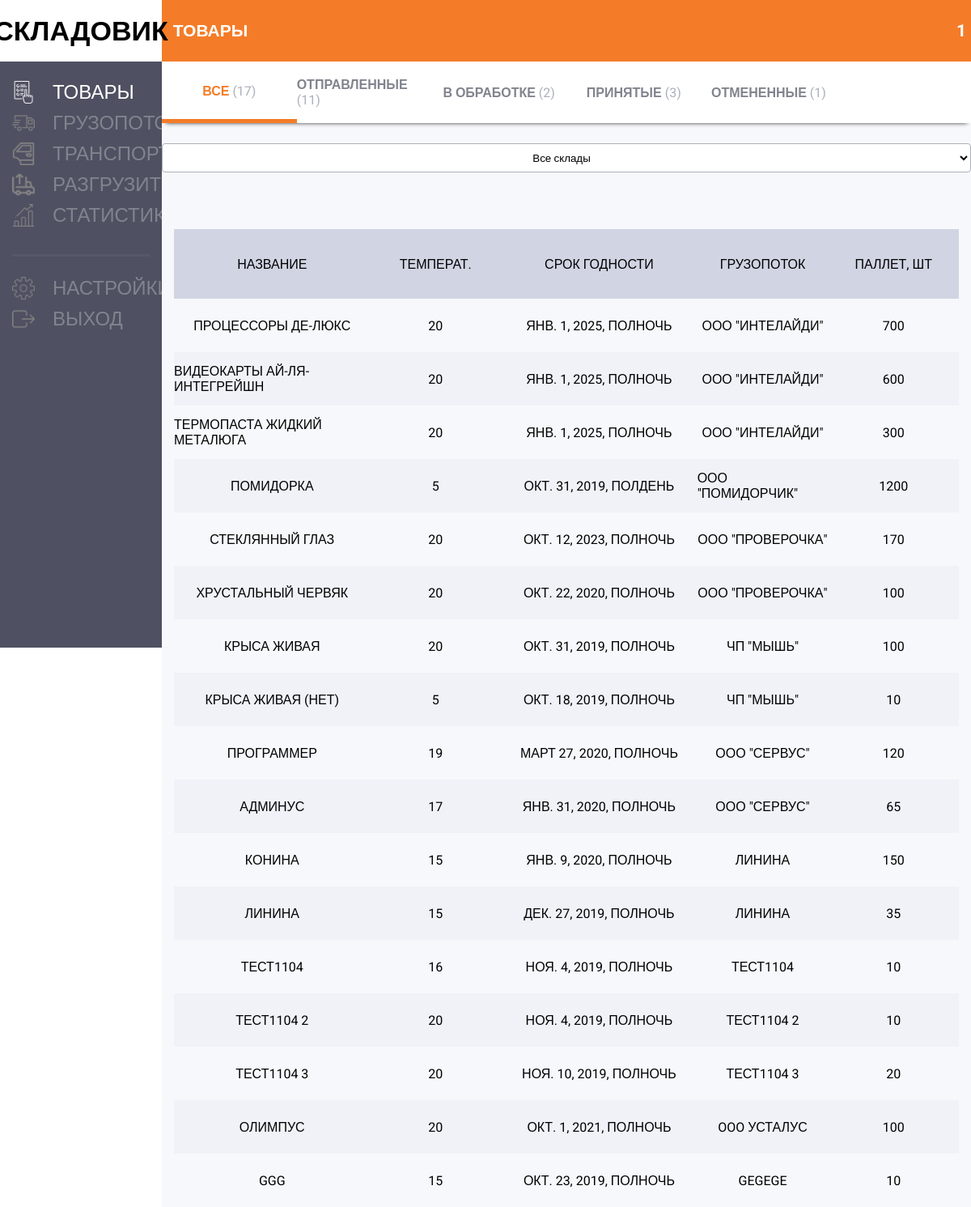
The page / on the database its author committed.
### products/models.py (models this page shows, shortened)
class Product(models.Model):
    name = models.CharField(verbose_name="Название", max_length=50, blank=True)
    optimumTemperature = models.IntegerField(verbose_name="Оптимальная температура товара", null=True, blank=True)
    shelfLife = models.DateTimeField(verbose_name="Срок годности до", null=True, blank=True)
    dateUpload = models.DateTimeField(null=True, blank=True, verbose_name="Дата загрузки")
    dateUnUpload = models.DateTimeField(null=True, blank=True, verbose_name="Дата разгрузки")
    sklad = models.ForeignKey(WarehouseSpace, on_delete=models.CASCADE, null=True, verbose_name="Склад")
    traffic = models.ForeignKey(Traffic, on_delete=models.CASCADE, null=True, verbose_name="Грузопоток")
    Unloader = models.ForeignKey(Unloader, on_delete=models.CASCADE, null=True, verbose_name="Грузопоток разгрузки")
    countPallet = models.IntegerField(verbose_name="Количество паллет", null=True, blank=True)
    height = models.IntegerField(default=1500, verbose_name="Высота паллета", null=True, blank=True)
    categories = (
        ("Сухие товары", "Сухие товары"),
        ("Скоропортящиеся товары", "Скоропортящиеся товары"),
        ("Хрупкие товары", "Хрупкие товары"),
    )
    categories2 = (
        ("Отправлен", "Отправлен"),
        ("В обработке", "В обработке"),
        ("Принят", "Принят"),
        ("Отменен", "Отменен"),
        ("Загрузка", "Загрузка"),
    )
    typeProduct = models.CharField(
        default="Сухие товары",
        max_length=30,
        verbose_name="Тип продукта",
        choices=categories
    )
    status = models.CharField(
        default="Отправлен",
        max_length=30,
        verbose_name="Статус",
        choices=categories2
    )
    class Meta:
        verbose_name = u"Продукт"
        verbose_name_plural = u"Продукт"

### traffic/models.py (models this page shows, shortened)
class Traffic(models.Model):
    name = models.CharField(verbose_name="Юр.лицо", max_length=50, blank=True)
    dateRegister = models.DateTimeField(default=datetime.now, verbose_name="Дата регистрации")
    dateArrival = models.DateTimeField(null=True, blank=True, verbose_name="Ожидаемое прибытие")
    dateUpload = models.DateTimeField(null=True, blank=True, verbose_name="Дата прибытия")
    timeProc = models.IntegerField(default=0, verbose_name="Минут на разгрузку", null=True, blank=True)
    sklad = models.ForeignKey(WarehouseSpace, on_delete=models.CASCADE, null=True, verbose_name="На склад")
    coutPalletAll = models.IntegerField(verbose_name="Кол-во паллет", null=True, blank=True)
    unloads = models.BooleanField(default=False, null=True, blank=True, verbose_name="Разгрузка")
    categories2 = (
        ("Отправлен", "Отправлен"),
        ("Прибыл", "Прибыл"),
        ("Принят", "Принят"),
        ("Отменен", "Отменен"),
    )
    status = models.CharField(
        default="Отправлен",
        max_length=30,
        verbose_name="Статус",
        choices=categories2
    )
    class Meta:
        verbose_name = u"Грузопоток"
        verbose_name_plural = u"Грузопоток"

### products/views.py (the view)
# urls.py: path('',  prd_views.show_index),
def show_index(request):
    type_user = "Грузчик"
    us_name = "1"
    if auth.get_user(request).username.__len__() > 0:
        us_name = auth.get_user(request).username
        us_name = us_name[:10]
        profile = Profile.objects.get(user=auth.get_user(request))
        type_user = profile.position
    prd = Product.objects.all()
    prd_sx = Product.objects.filter(status="Отправлен").count()
    prd_st = Product.objects.filter(status="В обработке").count()
    prd_ht = Product.objects.filter(status="Принят").count()
    prd_ot = Product.objects.filter(status="Отменен").count()
    sklad = WarehouseSpace.objects.all()
    data = {"index": 1, "us_name": us_name, "type_user": type_user, "prd": prd,
            "prd_sx": prd_sx, "prd_st": prd_st, "prd_ht": prd_ht, "prd_ot": prd_ot,
            "sk": sklad}
    return render(request, "index1.html", context=data)

### templates/index1.html (shortened to what this page needs)
{% extends "base.html" %}

### templates/base.html (shortened to what this page needs)
<!DOCTYPE html>
{% load staticfiles %}
<html>
<head>
    <link rel="stylesheet" href="{% static "bootstrap/bootstrap-grid.min.css" %}" />
    <link rel="stylesheet" href="{% static "css/header.css" %}" />
    <link rel="stylesheet" href="{% static "css/navbar.css" %}" />
    <link rel="stylesheet" href="{% static "css/main.css" %}" />
    <link rel="stylesheet" href="https://use.fontawesome.com/releases/v5.8.1/css/all.css">
</head>
<body>
    {% include "header/header.html" %}
    <div class="container-fluid margMain">
        <div class="row">
            {% include "leftNavBar.html" %}
            <div class="offset-4 offset-lg-2 col-8 col-lg-10 main">
                {% if index == 1 %}
                    {% include "body.html" %}
                {% elif index == 2 %}
                    {% include "sklad.html" %}
                {% elif index == 3 %}
                    {% include "stelash.html" %}
                {% elif index == 4 %}
                    {% include "traffic.html" %}
                {% elif index == 5 %}
                    {% include "trafficEdit.html" %}
                {% elif index == 6 %}
                    {% include "car.html" %}
                {% elif index == 7 %}
                    {% include "unloading.html" %}
                {% elif index == 8 %}
                    {% include "trafficEditU.html" %}
                {% elif index == 9 %}
                    {% include "stats.html" %}
                {% endif %}
            </div>
        </div>
    </div>
</body>
</html>

### templates/header/header.html
{% load staticfiles  %}
<header class="container-fluid">
    <div class="blackBgB row">
        <div class="logo col-4 col-lg-2 h-fix">
            <div class="vCenter center">
                Складовик
            </div>
        </div>
        <div class="col-4 col-lg-3">
            <div class="vCenter center item1Head">
                {% if index == 1 %}
                    Товары
                {% elif index == 2 %}
                    Склады
                {% elif index == 3 %}
                    Стеллажи
                {% elif index == 4 %}
                    Грузопотоки
                {% elif index == 5 %}
                    Грузопоток {{ tr.id }}
                {% elif index == 6 %}
                    Транспорт
                {% elif index == 7 %}
                    Разгрузка
                {% elif index == 8 %}
                    Разгрузка {{ tr.id }}
                {% elif index == 9 %}
                    Статистика
                {% endif %}
            </div>
        </div>
        <div class="col-4 col-lg-7">
            <div class="vCenter itemUsHead">{{ us_name }} </div>
        </div>
    </div>
</header>

### templates/leftNavBar.html (shortened to what this page needs)
{% load staticfiles  %}
<div class="col-4 col-lg-2 navLeft">
    <ul class="ulFirst">
        {% if index == 1 %}
            <li onclick="window.location.href='/'" class="activeLi" style="background: url('{% static "images/orders2.png" %}') left no-repeat;background-size: contain">Товары</li>
        {% else %}
            <li onclick="window.location.href='/'" style="background: url('{% static "images/orders.png" %}') left no-repeat;background-size: contain">Товары</li>
        {% endif %}
        {% if index == 4 or index == 5 or index == 8 %}
            <li onclick="window.location.href='/traffic/'" class="activeLi" style="background: url('{% static "images/truck2.png" %}') left no-repeat;background-size: contain">Грузопоток</li>
        {% else %}
            <li onclick="window.location.href='/traffic/'" style="background: url('{% static "images/truck.png" %}') left no-repeat;background-size: contain">Грузопоток</li>
        {% endif %}
        {% if index == 6 %}
            <li onclick="window.location.href='/car/'" class="activeLi" style="background: url('{% static "images/car2.png" %}') left no-repeat;background-size: contain">Транспорт</li>
        {% else %}
            <li onclick="window.location.href='/car/'" style="background: url('{% static "images/car.png" %}') left no-repeat;background-size: contain">Транспорт</li>
        {% endif %}
        {% if index == 7 %}
            <li onclick="window.location.href='/traffic/unloading/'" class="activeLi" style="background: url('{% static "images/unloading2.png" %}') left no-repeat;background-size: contain">Разгрузка</li>
        {% else %}
            <li onclick="window.location.href='/traffic/unloading/'" style="background: url('{% static "images/unloading.png" %}') left no-repeat;background-size: contain">Разгрузить</li>
        {% endif %}
        {% if index == 9 %}
            <li onclick="window.location.href='/stats/'" class="activeLi" style="background: url('{% static "images/stat2.png" %}') left no-repeat;background-size: contain">Статистика</li>
        {% else %}
            <li onclick="window.location.href='/stats/'" style="background: url('{% static "images/stat.png" %}') left no-repeat;background-size: contain">Статистика</li>
        {% endif %}
    </ul>
    <ul>
        <li style="background: url('{% static "images/settings.png" %}') left no-repeat;background-size: contain">Настройки</li>
        <li style="background: url('{% static "images/logout.png" %}') left no-repeat;background-size: contain">Выход</li>
    </ul>
</div>

### templates/body.html (shortened to what this page needs)
<div class="main_index">
    <div class="container-fluid">
        <div class="row filterOrder">
            <div id="all1" class="col-2 activeFilter" onclick="select_active3('all1')">
                <div class="center">Все <span class="filt"> ({{ prd.count }})</span></div>
            </div>
            <div id="otp1" class="col-2" onclick="select_active3('otp1')">
                <div class="center">Отправленные <span class="filt"> ({{ prd_sx }})</span></div>
            </div>
            <div id="prb1" class="col-2" onclick="select_active3('prb1')">
                <div class="center">В обработке <span class="filt"> ({{ prd_st }})</span></div>
            </div>
            <div id="prn1" class="col-2" onclick="select_active3('prn1')">
                <div class="center">Принятые <span class="filt"> ({{ prd_ht }})</span></div>
            </div>
            <div id="otm1" class="col-2" onclick="select_active3('otm1')">
                <div class="center" >Отмененные <span class="filt"> ({{ prd_ot }})</span></div>
            </div>
        </div>
        <div class="row pad15TB">
            <select id="sklad_tovar" class="btnTable h36" name="sklad_select">
                <option selected value="Все">Все склады</option>
            </select>
        </div>
        <div id="tableSql" class="container-fluid tableSql">
            <div class="row headTableSql">
                <div class="col-3">
                    <div class="center">Название</div>
                </div>
                <div class="col-2">
                    <div class="center">Температ.</div>
                </div>
                <div class="col-3">
                    <div class="center">Срок годности</div>
                </div>
                <div class="col-2">
                    <div class="center">Грузопоток</div>
                </div>
                <div class="col-2">
                    <div class="center">Паллет, шт</div>
                </div>
            </div>
            {% cycle '1' '0' as rowcolors silent %}
            {% for rec in prd %}
                {% if rowcolors == '1'%}
                    <div class="row strTable
                    {% if rec.status == "Отправлен" %}
                    otp1
                    {% elif rec.status == "В обработке" %}
                    prb1
                    {% elif rec.status == "Принят" %}
                    prn1
                    {% else %}
                    otm1
                    {% endif %} {{ rec.sklad.name }}
                    " onclick="selProduct('{{ rec.id }}')">
                {% else %}
                    <div class="row strTable secondTable
                    {% if rec.status == "Отправлен" %}
                    otp1
                    {% elif rec.status == "В обработке" %}
                    prb1
                    {% elif rec.status == "Принят" %}
                    prn1
                    {% else %}
                    otm1
                    {% endif %} {{ rec.sklad.name }}
                    " onclick="selProduct('{{ rec.id }}')">
                {% endif %}
                        <div class="col-3">
                            <div class="center">{{ rec.name }}{% cycle rowcolors %}</div>
                        </div>
                        <div class="col-2">
                            <div class="center">{{ rec.optimumTemperature }}</div>
                        </div>
                        <div class="col-3">
                            <div class="center">{{ rec.shelfLife }}</div>
                        </div>
                        <div class="col-2">
                            <div class="center">{{ rec.traffic.name }}</div>
                        </div>
                        <div class="col-2">
                            <div class="center">{{ rec.countPallet }}</div>
                        </div>
                    </div>
            {% endfor %}
        </div>
    </div>
</div>

### static/css/header.css (style rules this page uses)
.blackBgB { background-color: #f47c28; color: white; height: 76px; }
.logo { color: black; background-color: white; font-size: 34px; font-weight: bold; }
.vCenter.item1Head { left: 20%; font-size: 21px; font-weight: bold; }
.vCenter.itemUsHead { font-size: 21px; font-weight: bold; right: 0; position: absolute; top: 50%; transform: translate(-50%, -50%) }
header { z-index: 99; }

### static/css/navbar.css (style rules this page uses)
.navLeft { height: calc(100vh - 4.75rem); background: #4f5162; box-sizing: border-box; position: fixed; }
.ulFirst:after { vertical-align: middle; content: ''; display: inline-block; box-sizing: border-box; width: 100%; height: 3px; background: #565869; margin-top: 20px; }
ul { padding-left: 0; font-size: 24px; }
li { color: #81838e; text-decoration: none; list-style-type: none; cursor: pointer; margin-left: 0; padding-left: 50px; margin-bottom: 10px; }
.activeLi { color: white; }

### static/css/main.css (style rules this page uses)
body { font-family: 'Roboto', sans-serif; text-transform: uppercase; margin: 0; }
header { position: fixed; top: 0; width: 100% }
.margMain { margin-top: 76px; }
.vCenter { display: inline-block; vertical-align: middle; float: none; }
.center { position: absolute; top: 50%; left: 50%; margin-right: -50%; transform: translate(-50%, -50%) }
.main { padding: 0; }
.main_index { min-height: calc(100vh - 4.75rem); background-color: #f7f8fb }
.filterOrder { height: 76px; color: #81838e; background-color: white; box-shadow: 0 5px 5px -5px #333; font-weight: bold; }
.activeFilter { color: #f47c28; border-bottom: 5px #f47c28 solid; }
.filt { color: #adb0bb; font-weight: normal; }
.tableSql { margin-top: 45px; min-height: calc(100vh - 4.75rem - 172px); }
.headTableSql { background-color: #d1d5e3; height: 86px; }
.strTable { padding-top: 15px; padding-bottom: 15px; cursor: pointer; }
.secondTable { background-color: #f0f2f8; }
.btnTable { background-color: #eff1f8; border-radius: 4px; height: 100%; border: 1px #adb0bb solid; text-align: center; cursor: pointer; font-family: 'Roboto', sans-serif; }
select.btnTable { width: 100%; background-color: white; }
.strTable .col-2 { height: 36px; }
.pad15TB { padding-top: 25px; padding-bottom: 25px }
.h36 { height: 36px }

### rows shown on the page
Product: name "ПРОЦЕССОРЫ ДЕ-ЛЮКС", optimumTemperature "20", shelfLife "ЯНВ. 1, 2025, ПОЛНОЧЬ", traffic.name "ООО \"ИНТЕЛАЙДИ\"", countPallet "700"
Product: name "ВИДЕОКАРТЫ АЙ-ЛЯ-ИНТЕГРЕЙШН", optimumTemperature "20", shelfLife "ЯНВ. 1, 2025, ПОЛНОЧЬ", traffic.name "ООО \"ИНТЕЛАЙДИ\"", countPallet "600"
Product: name "ТЕРМОПАСТА ЖИДКИЙ МЕТАЛЮГА", optimumTemperature "20", shelfLife "ЯНВ. 1, 2025, ПОЛНОЧЬ", traffic.name "ООО \"ИНТЕЛАЙДИ\"", countPallet "300"
Product: name "ПОМИДОРКА", optimumTemperature "5", shelfLife "ОКТ. 31, 2019, ПОЛДЕНЬ", traffic.name "ООО \"ПОМИДОРЧИК\"", countPallet "1200"
Product: name "СТЕКЛЯННЫЙ ГЛАЗ", optimumTemperature "20", shelfLife "ОКТ. 12, 2023, ПОЛНОЧЬ", traffic.name "ООО \"ПРОВЕРОЧКА\"", countPallet "170"
Product: name "ХРУСТАЛЬНЫЙ ЧЕРВЯК", optimumTemperature "20", shelfLife "ОКТ. 22, 2020, ПОЛНОЧЬ", traffic.name "ООО \"ПРОВЕРОЧКА\"", countPallet "100"
Product: name "КРЫСА ЖИВАЯ", optimumTemperature "20", shelfLife "ОКТ. 31, 2019, ПОЛНОЧЬ", traffic.name "ЧП \"МЫШЬ\"", countPallet "100"
Product: name "КРЫСА ЖИВАЯ (НЕТ)", optimumTemperature "5", shelfLife "ОКТ. 18, 2019, ПОЛНОЧЬ", traffic.name "ЧП \"МЫШЬ\"", countPallet "10"
Product: name "ПРОГРАММЕР", optimumTemperature "19", shelfLife "МАРТ 27, 2020, ПОЛНОЧЬ", traffic.name "ООО \"СЕРВУС\"", countPallet "120"
Product: name "АДМИНУС", optimumTemperature "17", shelfLife "ЯНВ. 31, 2020, ПОЛНОЧЬ", traffic.name "ООО \"СЕРВУС\"", countPallet "65"
Product: name "КОНИНА", optimumTemperature "15", shelfLife "ЯНВ. 9, 2020, ПОЛНОЧЬ", traffic.name "ЛИНИНА", countPallet "150"
Product: name "ЛИНИНА", optimumTemperature "15", shelfLife "ДЕК. 27, 2019, ПОЛНОЧЬ", traffic.name "ЛИНИНА", countPallet "35"
Product: name "ТЕСТ1104", optimumTemperature "16", shelfLife "НОЯ. 4, 2019, ПОЛНОЧЬ", traffic.name "ТЕСТ1104", countPallet "10"
Product: name "ТЕСТ1104 2", optimumTemperature "20", shelfLife "НОЯ. 4, 2019, ПОЛНОЧЬ", traffic.name "ТЕСТ1104 2", countPallet "10"
Product: name "ТЕСТ1104 3", optimumTemperature "20", shelfLife "НОЯ. 10, 2019, ПОЛНОЧЬ", traffic.name "ТЕСТ1104 3", countPallet "20"
Product: name "ОЛИМПУС", optimumTemperature "20", shelfLife "ОКТ. 1, 2021, ПОЛНОЧЬ", traffic.name "OOO УСТАЛУС", countPallet "100"
Product: name "GGG", optimumTemperature "15", shelfLife "ОКТ. 23, 2019, ПОЛНОЧЬ", traffic.name "GEGEGE", countPallet "10"

### other values the page prints
{{ us_name }} "1"
{{ prd.count }} "17"
{{ prd_sx }} "11"
{{ prd_st }} "2"
{{ prd_ht }} "3"
{{ prd_ot }} "1"
